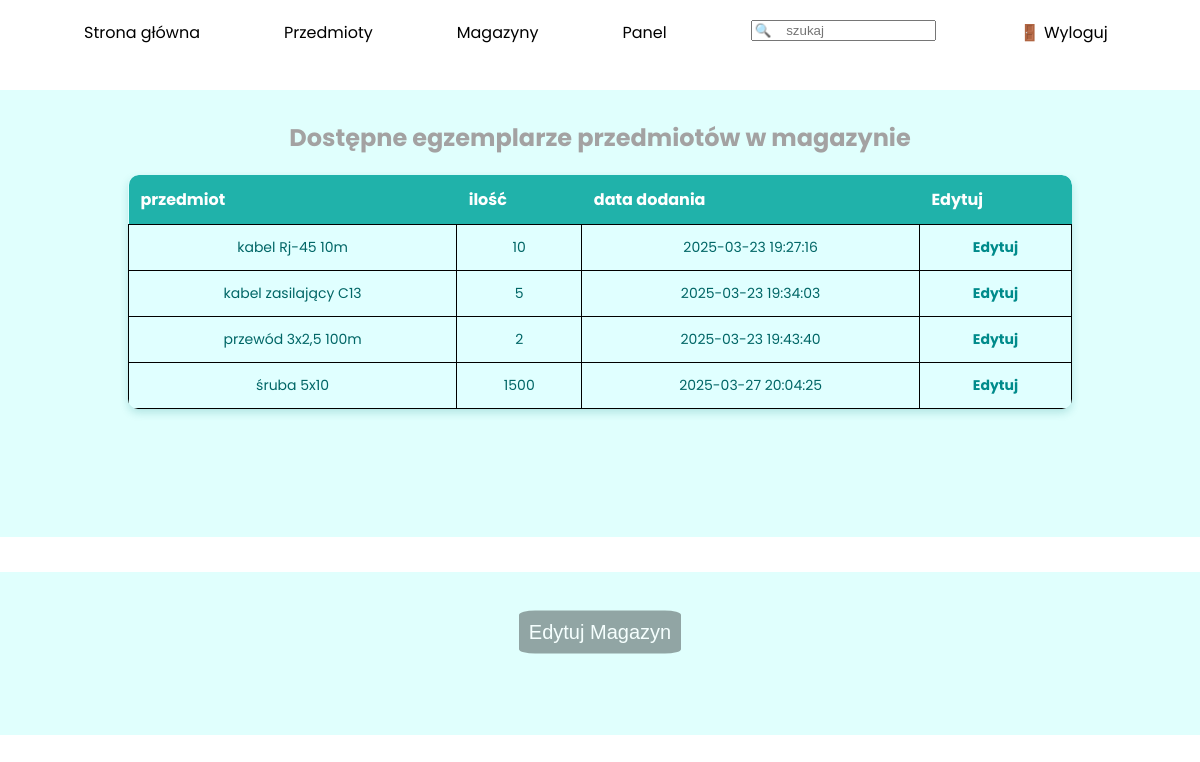
Screenshot of /sites/warehouse_details.php?nazwa=zapasowy - Kraków (signed in) with the database file from the repository.
### tables this page shows
CREATE TABLE `egzemplarze` (
  `id` int(11) NOT NULL,
  `id_przedmiotu` int(11) NOT NULL,
  `id_magazynu` int(11) NOT NULL,
  `stan` varchar(20) NOT NULL DEFAULT 'Nowy',
  `opis` text NOT NULL,
  `ilosc` int(11) NOT NULL DEFAULT 1,
  `data_dodania` timestamp NOT NULL DEFAULT current_timestamp()
);

CREATE TABLE `przedmioty` (
  `id` int(11) NOT NULL,
  `nazwa` varchar(50) NOT NULL,
  `opis` text NOT NULL,
  `zdjecie` varchar(60) NOT NULL,
  `id_kat` int(11) NOT NULL
);

### functions.php (called while the page is built, shortened)
<?php
    function checkPowerDifferentThan($x){
        if($_SESSION['power'] != '0'){
            return true;
        }
        return false;
    }
?>

### sites/warehouse_details.php (the view, shortened to what this page needs)
<!DOCTYPE html>
<html lang="en">
<head>
    <link rel="stylesheet" href="../styles/style.css">
</head>
<body>
    <?php
        include '../functions.php';
    ?>
    <menu id="nav">
        <ul>
            <a href="../index.php">
                <li>Strona główna</li>
            </a>
            <a href="items.php">
                <li>Przedmioty</li>
            </a>
            <a href="warehouses.php">
                <li>Magazyny</li>
            </a>
            <a href="panel.php">
                <?php
                    echo "<li>Panel</li>";
                ?>
            </a>
            <li><input type="text" name="search" id="search" placeholder="🔍    szukaj"></li>
            <?php
                if(isset($_SESSION['login'])){
                    echo "<a href='logout.php' id='logout-btn'>";
                    echo "    <li>🚪 Wyloguj</li>";
                    echo "</a>";
                }
            ?>
        </ul>
    </menu>
    <main>
        <section class="availableItems">
            <h1>Dostępne egzemplarze przedmiotów w magazynie</h1>
            <table class="normalTable">
                <?php
                    $db = mysqli_connect('localhost', 'root', '', 'magazyn');
                    echo "<tr>";
                    echo "<th>przedmiot</th> <th>ilość</th> <th>data dodania</th>";
                    if(checkPowerDifferentThan(0)){
                        echo "<th>Edytuj</th>";
                    }
                    echo "</tr>";
                    $s = "SELECT przedmioty.nazwa, ilosc, data_dodania FROM egzemplarze INNER JOIN przedmioty ON egzemplarze.id_przedmiotu = przedmioty.id INNER JOIN magazyny ON egzemplarze.id_magazynu = magazyny.id WHERE magazyny.nazwa='". $_GET['nazwa']."'";
                    $q = mysqli_query($db, $s);
                    while($fRow = mysqli_fetch_row($q)){
                        echo "<tr>";
                        echo "<td>$fRow[0]</td> <td>$fRow[1]</td> <td>$fRow[2]</td> ";
                        if(checkPowerDifferentThan(0)){
                            echo "<td><a href='item_details.php?nazwa=$fRow[0]'>Edytuj</a></td>";
                        }
                        echo "</tr>";
                    }
                ?>
            </table>
        </section>
        <?php
        if(checkPowerDifferentThan(0)){
            echo "<section id='itemInfo'>";
                echo "<button id='editButton' onclick='toggleForm()'>Edytuj Magazyn</button>";
                echo "<br>";
            echo "</section>";
        }
        ?>
    </main>
</body>

### styles/style.css (style rules this page uses)
body { margin: 0; padding: 0; font-family: "Poppins", Arial, sans-serif; scroll-behavior: smooth; }
#nav { width: 100%; height: 50px; margin: 20px 0; padding: 0; }
#nav > ul { margin: 0; padding: 0; justify-content: space-evenly; list-style: none; }
#nav > ul > a > li, #nav > ul > li > input { margin: 0; margin-left: 7%; float: left; color: black; transition: transform 0.5s; }
section { width: 100%; color: #a3a2a2; background-color: rgba(102, 255, 242, 0.2); text-align: center; padding: 10px; box-sizing: border-box; margin-bottom: 35px; }
#editButton { border-radius: 10%; margin: 50px 0; position: inherit; }
button { background-color: rgba(0, 0, 0, 0.5); color: white; border: none; padding: 10px; cursor: pointer; border-radius: 50%; font-size: 20px; opacity: 0.7; transition: opacity 0.3s; position: absolute; top: 50%; transform: translateY(-50%); z-index: 1; }
.normalTable tr td { border: 1px solid black; }
.normalTable { width: 80%; margin: auto; border-collapse: collapse; background-color: #e0ffff; box-shadow: 0 4px 8px rgba(0, 128, 128, 0.2); border-radius: 10px; overflow: hidden; margin-bottom: 10%; }
.normalTable th { background-color: #20b2aa; color: white; padding: 12px; text-align: left; font-size: 16px; }
.normalTable td { padding: 12px; border-bottom: 1px solid #b2d8d8; font-size: 14px; color: #006666; }
.normalTable a { color: #008b8b; text-decoration: none; font-weight: bold; }
.normalTable tr:first-child th:first-child { border-top-left-radius: 10px; }
.normalTable tr:first-child th:last-child { border-top-right-radius: 10px; }
.normalTable tr:last-child td:first-child { border-bottom-left-radius: 10px; }
.normalTable tr:last-child td:last-child { border-bottom-right-radius: 10px; }

### rows the page displays
egzemplarze: id_przedmiotu.nazwa "kabel Rj-45 10m", ilosc "10", data_dodania "2025-03-23 19:27:16"
egzemplarze: id_przedmiotu.nazwa "kabel zasilający C13", ilosc "5", data_dodania "2025-03-23 19:34:03"
egzemplarze: id_przedmiotu.nazwa "przewód 3x2,5 100m", ilosc "2", data_dodania "2025-03-23 19:43:40"
egzemplarze: id_przedmiotu.nazwa "śruba 5x10", ilosc "1500", data_dodania "2025-03-27 20:04:25"
